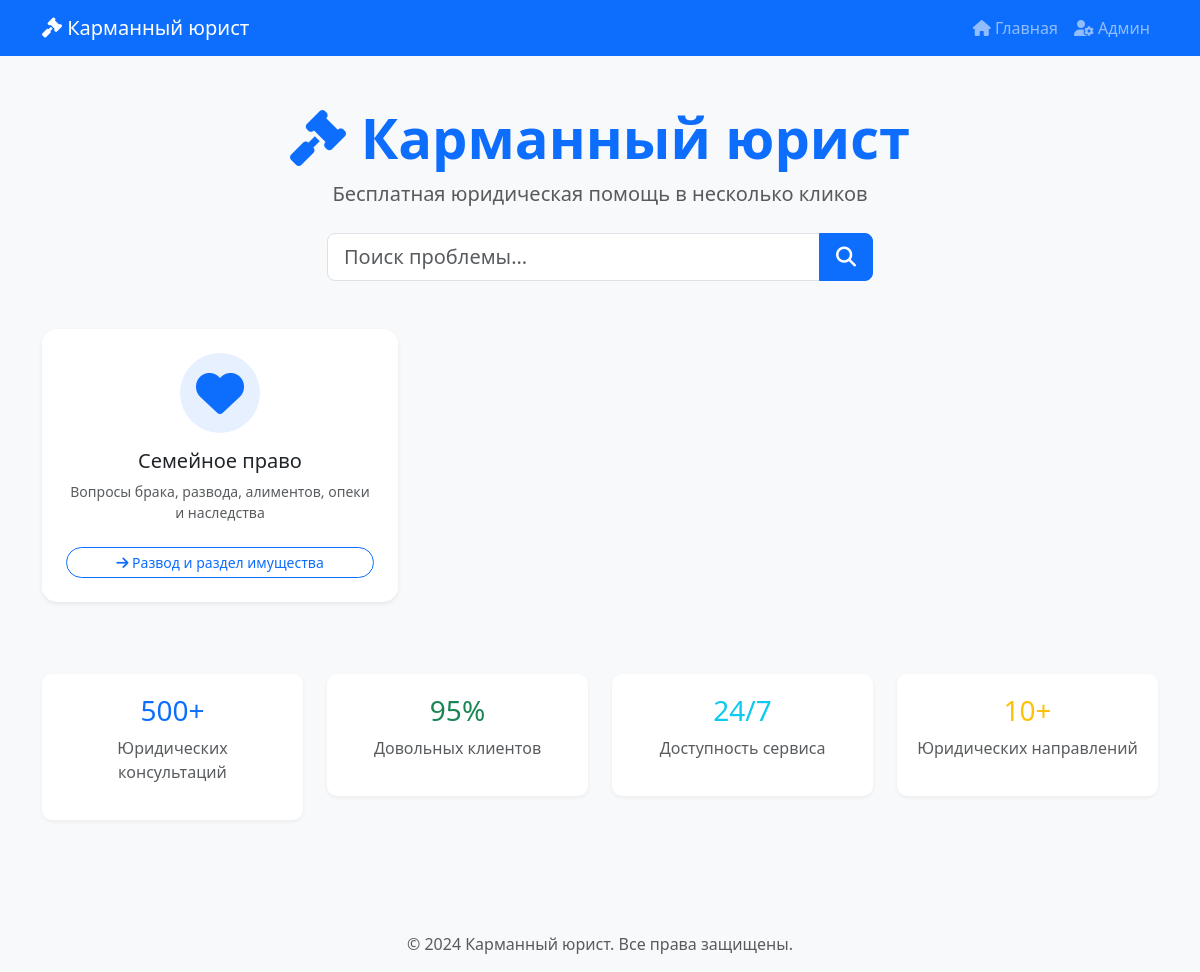
Before: / with the older database file.
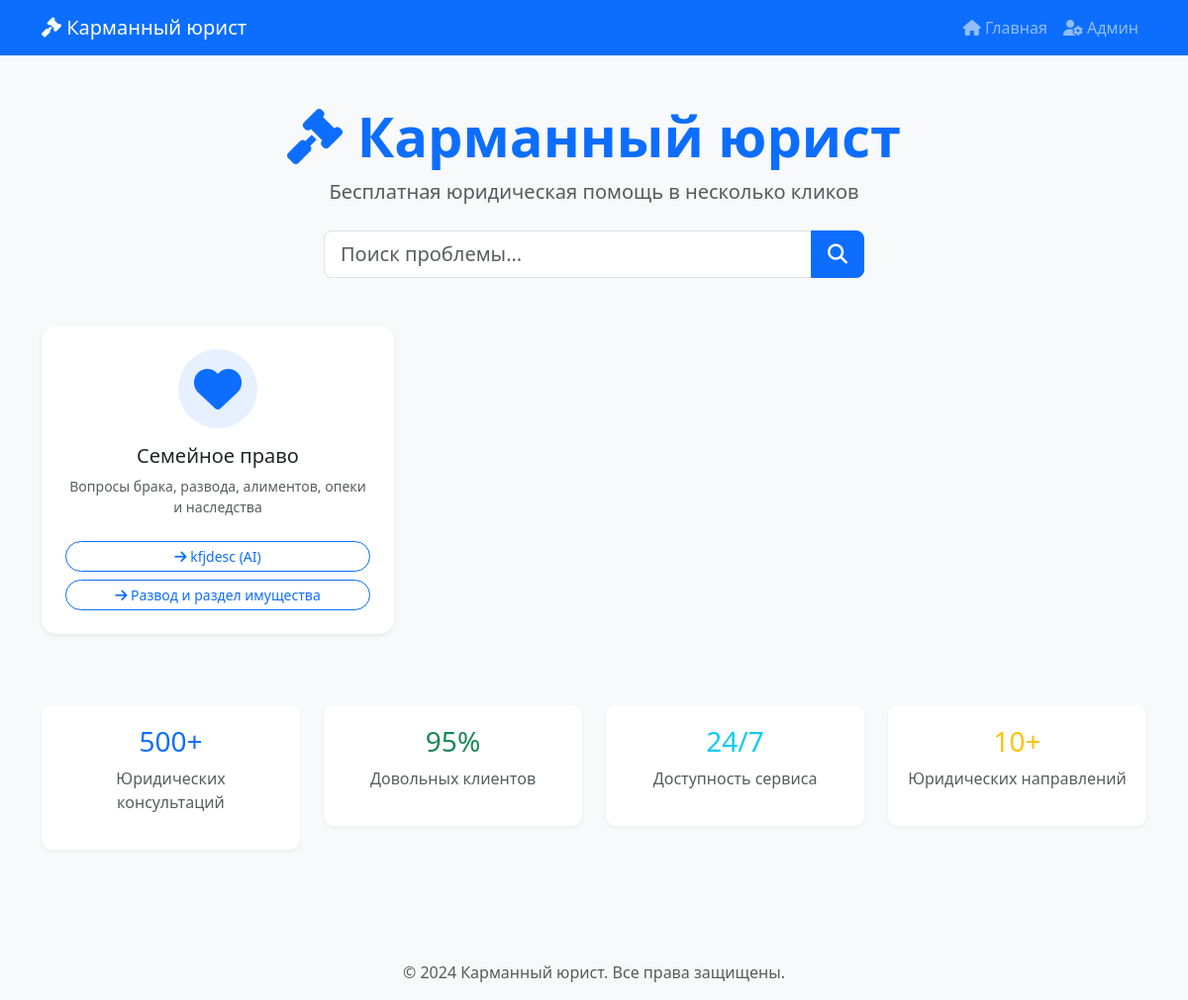
After: the same page with the newer database file.
### core/models.py (models this page shows, shortened)
class LegalDirection(models.Model):
    name = models.CharField('Название направления', max_length=200)
    description = models.TextField('Описание', blank=True)
    icon = models.CharField('Иконка (CSS класс)', max_length=50, blank=True)
    created_at = models.DateTimeField('Дата создания', auto_now_add=True)
    updated_at = models.DateTimeField('Дата обновления', auto_now=True)
    is_active = models.BooleanField('Активно', default=True)
    class Meta:
        verbose_name = 'Юридическое направление'
        verbose_name_plural = 'Юридические направления'
        ordering = ['name']

class Questionnaire(models.Model):
    direction = models.ForeignKey(
        LegalDirection,
        on_delete=models.CASCADE,
        verbose_name='Направление',
        related_name='questionnaires'
    )
    name = models.CharField('Название опросника', max_length=200)
    description = models.TextField('Описание', blank=True)
    is_active = models.BooleanField('Активен', default=True)
    created_at = models.DateTimeField('Дата создания', auto_now_add=True)
    updated_at = models.DateTimeField('Дата обновления', auto_now=True)
    views_count = models.PositiveIntegerField('Просмотров', default=0)  # Добавить
    completions_count = models.PositiveIntegerField('Завершений', default=0)
    class Meta:
        verbose_name = 'Опросник'
        verbose_name_plural = 'Опросники'
        ordering = ['-created_at']

### core/views.py (the view, shortened to what this page needs)
# urls.py: path('', views.user_select_problem, name='user_select_problem'),
def user_select_problem(request):
    directions = LegalDirection.objects.prefetch_related('questionnaires').all()
    return render(request, 'user/select_problem.html', {'directions': directions})

### core/templates/user/select_problem.html (shortened to what this page needs)
{% extends 'base.html' %}
{% load static %}
{% block content %}
<div class="container py-5">
    <div class="text-center mb-5">
        <h1 class="display-4 fw-bold text-primary">
            <i class="fas fa-gavel"></i> Карманный юрист
        </h1>
        <p class="lead text-muted">Бесплатная юридическая помощь в несколько кликов</p>
        <div class="row justify-content-center mt-4">
            <div class="col-md-6">
                <div class="input-group">
                    <input type="text" class="form-control form-control-lg"
                           placeholder="Поиск проблемы..." id="searchProblem">
                    <button class="btn btn-primary btn-lg" type="button" onclick="searchProblems()">
                        <i class="fas fa-search"></i>
                    </button>
                </div>
            </div>
        </div>
    </div>
    <div class="row" id="problemsGrid">
        {% for direction in directions %}
        <div class="col-md-4 mb-4 problem-card" data-name="{{ direction.name|lower }}">
            <div class="card h-100 shadow-sm hover-card">
                <div class="card-body text-center p-4">
                    <div class="icon-circle bg-primary-soft mb-3">
                        <i class="fas fa-{{ direction.icon|default:'balance-scale' }} fa-3x text-primary"></i>
                    </div>
                    <h5 class="card-title">{{ direction.name }}</h5>
                    <p class="card-text text-muted small">{{ direction.description|default:'Юридическое направление' }}</p>
                    {% if direction.questionnaires.all %}
                        {% for questionnaire in direction.questionnaires.all %}
                            {% if questionnaire.is_active %}
                            <a href="{% url 'core:user_questionnaire' questionnaire.id %}"
                               class="btn btn-outline-primary btn-sm mt-2 w-100 start-btn">
                                <i class="fas fa-arrow-right"></i>
                                {{ questionnaire.name }}
                            </a>
                            {% endif %}
                        {% endfor %}
                    {% else %}
                        <p class="text-muted small mt-3">Нет активных опросников</p>
                    {% endif %}
                </div>
            </div>
        </div>
        {% endfor %}
    </div>
    <div class="row mt-5 text-center">
        <div class="col-md-3">
            <div class="stat-card">
                <h3 class="text-primary">500+</h3>
                <p class="text-muted">Юридических консультаций</p>
            </div>
        </div>
        <div class="col-md-3">
            <div class="stat-card">
                <h3 class="text-success">95%</h3>
                <p class="text-muted">Довольных клиентов</p>
            </div>
        </div>
        <div class="col-md-3">
            <div class="stat-card">
                <h3 class="text-info">24/7</h3>
                <p class="text-muted">Доступность сервиса</p>
            </div>
        </div>
        <div class="col-md-3">
            <div class="stat-card">
                <h3 class="text-warning">10+</h3>
                <p class="text-muted">Юридических направлений</p>
            </div>
        </div>
    </div>
</div>
{% endblock %}

Changed rows visible on the page:
added Questionnaire: name "kfjdesc (AI)"
